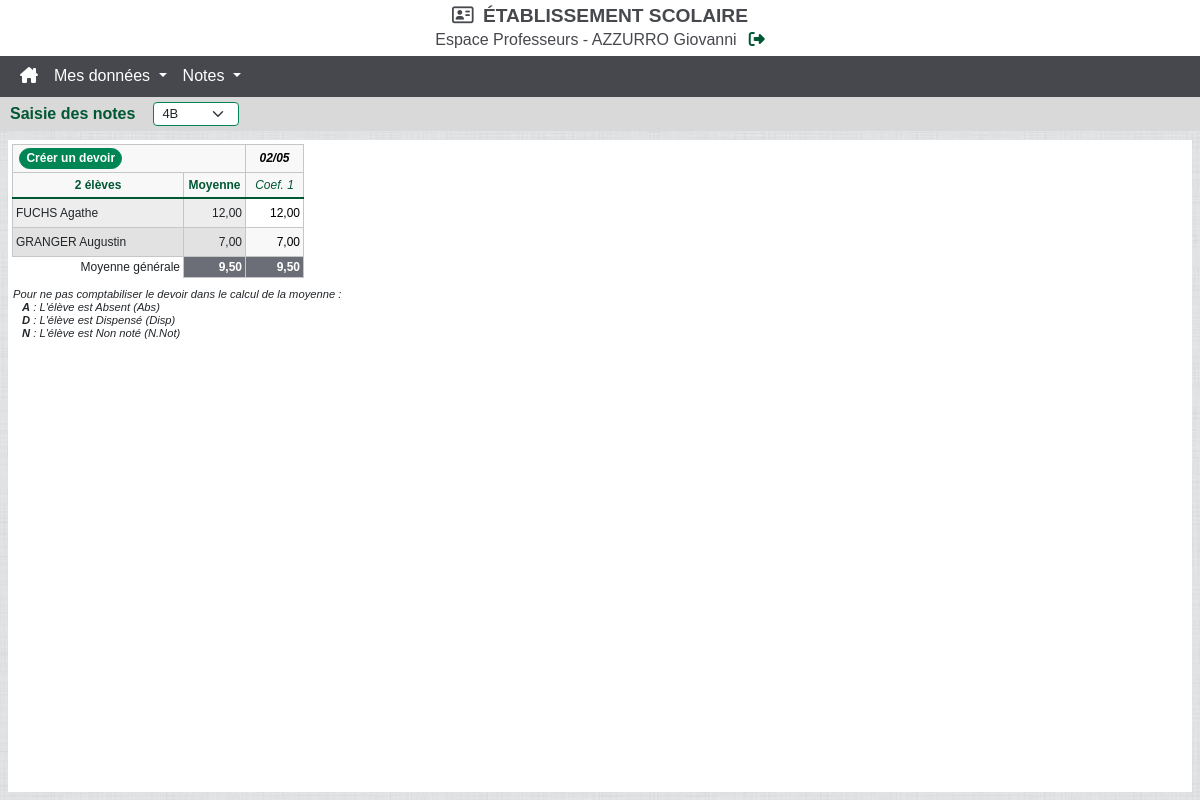
The app's page /old/saisie.php?classe=4B (signed in) with its own data.
### tables this page shows
CREATE TABLE `Controles` (
  `idControle` int(11) NOT NULL PRIMARY KEY AUTO_INCREMENT,
  `idEnseignement` int(11) NOT NULL,
  `nomControle` varchar(255) NOT NULL,
  `coefficient` float NOT NULL,
  `dates` date NOT NULL
);

CREATE TABLE `Eleves` (
  `idEleve` int(11) NOT NULL PRIMARY KEY AUTO_INCREMENT,
  `idUtilisateur` int(11) NOT NULL,
  `nom` varchar(255) NOT NULL,
  `prenom` varchar(255) NOT NULL,
  `sexe` varchar(1) NOT NULL,
  `dateNaissance` date NOT NULL,
  `adresse` varchar(255) NOT NULL,
  `telephone` varchar(14) DEFAULT NULL,
  `email` varchar(255) DEFAULT NULL,
  `idClasse` int(11) NOT NULL,
  `respLegal1Id` int(11) NOT NULL,
  `respLegal2Id` int(11) DEFAULT NULL
);

CREATE TABLE `Notes` (
  `idNote` int(11) NOT NULL PRIMARY KEY AUTO_INCREMENT,
  `idEleve` int(11) NOT NULL,
  `idControle` int(11) NOT NULL,
  `note` varchar(5) DEFAULT NULL
);

### old/saisie.php (the view, shortened to what this page needs)
<?php
$listeDesDevoirs = [];
require 'assets/header.php';
if (isset($_GET['classe'])) {
    $queryListDevoirs = "SELECT Controles.dates, Controles.coefficient, Controles.idControle, Controles.nomControle FROM Controles INNER JOIN Enseignement ON Controles.idEnseignement = Enseignement.idEnseignement INNER JOIN Classe ON Enseignement.idClasse = Classe.idClasse WHERE Enseignement.idProf = " . $_SESSION['id'] . " AND Classe.nom = '" . $_GET['classe'] . "' ORDER BY Controles.dates;";
    $reqListDevoirs = mysqli_query($link,$queryListDevoirs);
    $nbreDevoirs = 0;
    while ($idListDevoirs = mysqli_fetch_array($reqListDevoirs)) {
        $listeDesDevoirs[] = [$idListDevoirs['coefficient'],$idListDevoirs['dates'],$idListDevoirs['idControle'],$idListDevoirs['nomControle']];
        $nbreDevoirs ++;
    }
    $queryNbreEleve = "SELECT COUNT(*) FROM Eleves INNER JOIN Classe ON Eleves.idClasse = Classe.idClasse INNER JOIN Enseignement ON Classe.idClasse = Enseignement.idClasse WHERE Enseignement.idProf = " . $_SESSION['id'] . " AND Classe.nom = '" . $_GET['classe'] . "';";
    $reqNbreEleve = mysqli_query($link,$queryNbreEleve);
    while ($idNbreEleve = mysqli_fetch_array($reqNbreEleve)) {
        $nbreEleves = $idNbreEleve['COUNT(*)'];
    }
    $queryNomMatiere = "SELECT Matiere.description FROM Profs INNER JOIN Matiere ON Profs.idMatiere = Matiere.idMatiere INNER JOIN Enseignement ON Enseignement.idProf = Profs.idProf INNER JOIN Classe ON Enseignement.idClasse = Classe.idClasse WHERE Profs.idProf = " . $_SESSION['id'] . " AND Classe.nom = '" . $_GET['classe'] . "';";
    $reqNomMatiere = mysqli_query($link,$queryNomMatiere);
    while ($idNomMatiere = mysqli_fetch_array($reqNomMatiere)) {
        $nomMatiere = $idNomMatiere['description'];
    }
}
?>
<?php if ($_SESSION['role'] == 'Professeur'): ?>
    <div class="choice-bar d-flex align-items-center justify-content-between">
        <div class="d-flex align-items-center">
            <div class="choice-title"> Saisie des notes </div>
            <div class="dropdown d-inline ms-2">
                <form action="" method="GET">
                    <select class="form-select form-select-sm" name="classe" id="classe" onchange="this.form.submit()">
                        <?php
                        $queryListClasse = "SELECT DISTINCT nom FROM Classe INNER JOIN Enseignement ON Classe.idClasse = Enseignement.idClasse WHERE Enseignement.idProf = " . $_SESSION['id'] . ";";
                        $reqListClasse = mysqli_query($link,$queryListClasse);
                        while ($idListClasse = mysqli_fetch_array($reqListClasse)): ?>
                            <option <?php if (isset($_GET['classe']) && $_GET['classe'] == $idListClasse['nom']) {echo 'selected';} ?> value="<?= $idListClasse['nom'] ?>">
                                <?= $idListClasse['nom'] ?>
                            </option>
                        <?php endwhile; ?>
                    </select>
                </form>
            </div>
        </div>
    </div>
    <div class="listEleve table-responsive">
        <?php if (isset($_GET['classe'])): ?>
            <table class="table-saisie">
                <col style="min-width: 171px;">
                <col style="min-width: 62px;">
                <?php $nbre = 0; while ($nbre != $nbreDevoirs): ?>
                    <col style="min-width: 57px;">
                    <?php $nbre ++ ?>
                <?php endwhile; ?>
                <thead>
                    <tr>
                        <th colspan="2" style="text-align: left;">
                            <button type="button" class="btn btn-primary btn-sm ms-1" data-bs-toggle="modal" data-bs-target="#creeDevoir" style="padding: 0.03rem 0.4rem; background-color: var(--main3); border-color: var(--main3); border-radius: 15px; font-size: 0.75rem; font-weight: 800;">
                                Créer un devoir
                            </button>
                        </th>
                        <?php $nbre = 0; while ($nbre != $nbreDevoirs): ?>
                            <th style="padding: 0!important;" data-bs-toggle="popover" data-bs-placement="bottom" data-bs-trigger="hover focus" data-bs-custom-class="custom-popover" data-bs-content="<p><b><?= $nomMatiere ?></b><br/><?= date_format(date_create($listeDesDevoirs[$nbre][1]), 'd/m/Y') . ' - <i>' . $listeDesDevoirs[$nbre][3] . '</i>' ?></p>Coefficient : <?= $listeDesDevoirs[$nbre][0] ?>" data-bs-html="true">
                                <button type="button" class="btn btn-primary modifier-devoir" data-bs-toggle="modal" data-bs-target="<?= '#modifDevoir' . $listeDesDevoirs[$nbre][2] ?>">
                                    <?= date_format(date_create($listeDesDevoirs[$nbre][1]), 'd/m') ?>
                                </button>
                            </th>
                            <?php $nbre ++ ?>
                        <?php endwhile; ?>
                    </tr>
                    <tr>
                        <th> <?php if (isset($nbreEleves)) {echo $nbreEleves . ' élèves';} ?> </th>
                        <th> Moyenne </th>
                        <?php $nbre = 0; while ($nbre != $nbreDevoirs): ?>
                            <th style="font-weight: 500; font-style: italic;"> Coef. <?= $listeDesDevoirs[$nbre][0] ?> </th>
                            <?php $nbre ++ ?>
                        <?php endwhile; ?>
                    </tr>
                </thead>
                <tbody>
                    <?php
                    $queryListEleve = "SELECT DISTINCT Eleves.nom, Eleves.prenom, Eleves.idEleve FROM Eleves INNER JOIN Classe ON Classe.idClasse = Eleves.idClasse WHERE Classe.nom = '" . $_GET['classe'] . "';";
                    $reqListEleve = mysqli_query($link,$queryListEleve);
                    while ($idListEleve = mysqli_fetch_array($reqListEleve)): ?>
                        <tr>
                            <td class="devoir"> <?= $idListEleve['nom'] . ' ' . $idListEleve['prenom'] ?> </td>
                            <td class="note-elem devoir">
                                <?php
                                $nbre = 0;
                                $sommeNote = $sommeNoteNbre = NULL;
                                while ($nbre != $nbreDevoirs) {
                                    $queryNoteEleveA = "SELECT Notes.note FROM Notes INNER JOIN Controles ON Notes.idControle = Controles.idControle INNER JOIN Enseignement ON Controles.idEnseignement = Enseignement.idEnseignement WHERE Notes.idEleve = " . $idListEleve['idEleve'] . " AND Enseignement.idProf = " . $_SESSION['id'] . " AND Controles.idControle = " . $listeDesDevoirs[$nbre][2] . ";";
                                    $reqNoteEleveA = mysqli_query($link,$queryNoteEleveA);
                                    while ($idNoteEleveA = mysqli_fetch_array($reqNoteEleveA)) {
                                        if (gettype($idNoteEleveA['note']) != 'NULL' && $idNoteEleveA['note'] != 'Abs' && $idNoteEleveA['note'] != 'N.Not' && $idNoteEleveA['note'] != 'Disp') {
                                            $sommeNote += (float)$idNoteEleveA['note'] * $listeDesDevoirs[$nbre][0];
                                            $sommeNoteNbre += $listeDesDevoirs[$nbre][0];
                                        }
                                    }
                                    $nbre ++;
                                }
                                if (gettype($sommeNote) != 'NULL') {echo number_format($sommeNote / $sommeNoteNbre, 2, ',', ' ');} else {echo 'N.Not';}
                                ?>
                            </td>
                            <?php $nbre = 0; while ($nbre != $nbreDevoirs): ?>
                                <?php
                                $queryNoteEleveB = "SELECT Notes.note, Notes.idNote FROM Notes INNER JOIN Controles ON Notes.idControle = Controles.idControle INNER JOIN Enseignement ON Controles.idEnseignement = Enseignement.idEnseignement WHERE Notes.idEleve = " . $idListEleve['idEleve'] . " AND Enseignement.idProf = " . $_SESSION['id'] . " AND Controles.idControle = " . $listeDesDevoirs[$nbre][2] . ";";
                                $reqNoteEleveB = mysqli_query($link,$queryNoteEleveB);
                                while ($idNoteEleveB = mysqli_fetch_array($reqNoteEleveB)): ?>
                                    <td class="note-elem enter-des-notes">
                                        <form action="" method="POST">
                                            <input class="enter-note" name="<?= 'note' . $idNoteEleveB['idNote'] ?>" type="text" value="<?php if (gettype($idNoteEleveB['note']) == 'NULL') {echo '';} elseif ($idNoteEleveB['note'] == 'Abs' || $idNoteEleveB['note'] == 'N.Not' || $idNoteEleveB['note'] == 'Disp') {echo $idNoteEleveB['note'];} else {echo number_format($idNoteEleveB['note'], 2, ',', ' ');} ?>" onchange="this.form.submit()">
                                        </form>
                                    </td>
                                <?php endwhile; ?>
                                <?php $nbre ++ ?>
                            <?php endwhile; ?>
                        </tr>
                    <?php endwhile; ?>
                </tbody>
                <tfoot>
                    <tr>
                        <td class="releve-moyenne-generale"> Moyenne générale </td>
                        <td class="releve-moyenne-generale-note moyenne-elem">
                            <?php
                            $nbre=0;
                            $sommeNote = $sommeNoteNbre = NULL;
                            while ($nbre != $nbreDevoirs) {
                                $queryControleMoyenneG = "SELECT Notes.note, Controles.coefficient FROM Notes INNER JOIN Controles ON Notes.idControle = Controles.idControle WHERE Notes.idControle = " . $listeDesDevoirs[$nbre][2] . " AND Notes.note <> 'NULL';";
                                $reqControleMoyenneG = mysqli_query($link,$queryControleMoyenneG);
                                while ($idControleMoyenneG = mysqli_fetch_array($reqControleMoyenneG)) {
                                    if ($idControleMoyenneG['note'] != 'Abs' && $idControleMoyenneG['note'] != 'N.Not' && $idControleMoyenneG['note'] != 'Disp') {
                                        $sommeNote += (float)$idControleMoyenneG['note'] * $idControleMoyenneG['coefficient'];
                                        $sommeNoteNbre += $idControleMoyenneG['coefficient'];
                                    }
                                }
                                $nbre ++;
                            }
                            if (gettype($sommeNote) != 'NULL') {
                                echo number_format($sommeNote / $sommeNoteNbre, 2, ',', ' ');
                            } else {echo 'N.Not';}
                            ?>
                        </td>
                        <?php $nbre=0; while ($nbre != $nbreDevoirs): ?>
                            <?php
                            $queryControleMoyenne = "SELECT Notes.note, Controles.coefficient FROM Notes INNER JOIN Controles ON Notes.idControle = Controles.idControle WHERE Notes.idControle = " . $listeDesDevoirs[$nbre][2] . " AND Notes.note <> 'NULL';";
                            $reqControleMoyenne = mysqli_query($link,$queryControleMoyenne);
                            $sommeNote = $sommeNoteNbre = NULL;
                            while ($idControleMoyenne = mysqli_fetch_array($reqControleMoyenne)) {
                                if ($idControleMoyenne['note'] != 'Abs' && $idControleMoyenne['note'] != 'N.Not' && $idControleMoyenne['note'] != 'Disp') {
                                    $sommeNote += (float)$idControleMoyenne['note'] * $idControleMoyenne['coefficient'];
                                    $sommeNoteNbre += $idControleMoyenne['coefficient'];
                                }
                            }
                            ?>
                            <td class="releve-moyenne-generale-note moyenne-elem">
                                <?php if (gettype($sommeNote) != 'NULL') {echo number_format($sommeNote / $sommeNoteNbre, 2, ',', ' ');} else {echo 'N.Not';} ?>
                            </td>
                            <?php $nbre ++ ?>
                        <?php endwhile; ?>
                    </tr>
                </tfoot>
            </table>
            <div class="info-note" style="margin-top: 10px;">
                Pour ne pas comptabiliser le devoir dans le calcul de la moyenne : <br>
                <span class="caract">A</span> : L'élève est Absent (Abs) <br>
                <span class="caract">D</span> : L'élève est Dispensé (Disp) <br>
                <span class="caract">N</span> : L'élève est Non noté (N.Not)
            </div>
        <?php endif ?>
    </div>
<?php endif ?>
<?php
require 'assets/footer.php';
?>

### records on screen
controles: dates "02/05", coefficient "1"
eleves: nom "FUCHS", prenom "Agathe", sommeNoteNbre "12,00"
notes: note "12,00"
eleves: nom "GRANGER", prenom "Augustin", sommeNoteNbre "7,00"
notes: note "7,00"

### other values on screen
$role "Professeurs"
$_SESSION['nom'] "AZZURRO"
$_SESSION['prenom'] "Giovanni"
$nbreEleves "2"
$sommeNote / $sommeNoteNbre "9,50"
form field classe "4B"
